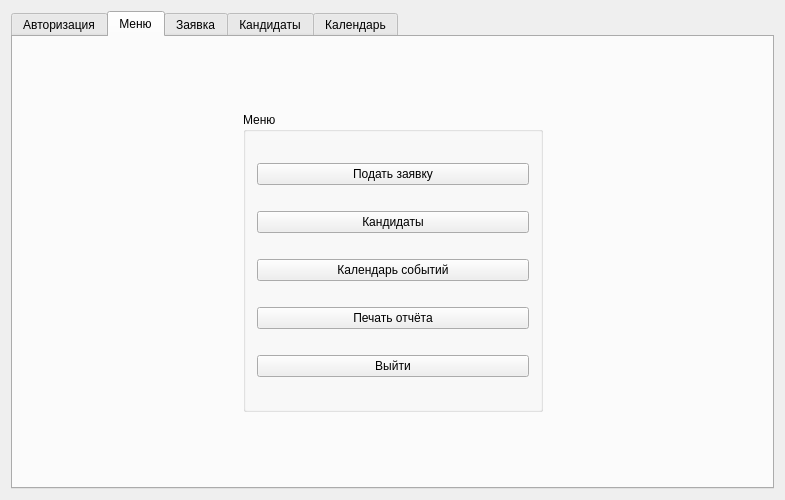
<?xml version="1.0" encoding="UTF-8"?>
<ui version="4.0">
 <class>MainWindow</class>
 <widget class="QMainWindow" name="MainWindow">
  <property name="enabled">
   <bool>true</bool>
  </property>
  <property name="geometry">
   <rect>
    <x>0</x>
    <y>0</y>
    <width>785</width>
    <height>500</height>
   </rect>
  </property>
  <property name="windowTitle">
   <string>Подбор кандидатов</string>
  </property>
  <widget class="QWidget" name="centralWidget">
   <layout class="QGridLayout" name="gridLayout_7">
    <item row="0" column="0">
     <widget class="QTabWidget" name="tabWidget">
      <property name="currentIndex">
       <number>1</number>
      </property>
      <widget class="QWidget" name="tabAuth">
       <attribute name="title">
        <string>Авторизация</string>
       </attribute>
       <layout class="QGridLayout" name="gridLayout_2">
        <item row="2" column="1">
         <spacer name="verticalSpacer_2">
          <property name="orientation">
           <enum>Qt::Vertical</enum>
          </property>
          <property name="sizeHint" stdset="0">
           <size>
            <width>20</width>
            <height>40</height>
           </size>
          </property>
         </spacer>
        </item>
        <item row="1" column="0">
         <spacer name="horizontalSpacer">
          <property name="orientation">
           <enum>Qt::Horizontal</enum>
          </property>
          <property name="sizeHint" stdset="0">
           <size>
            <width>40</width>
            <height>20</height>
           </size>
          </property>
         </spacer>
        </item>
        <item row="1" column="2">
         <spacer name="horizontalSpacer_2">
          <property name="orientation">
           <enum>Qt::Horizontal</enum>
          </property>
          <property name="sizeType">
           <enum>QSizePolicy::Expanding</enum>
          </property>
          <property name="sizeHint" stdset="0">
           <size>
            <width>40</width>
            <height>20</height>
           </size>
          </property>
         </spacer>
        </item>
        <item row="0" column="1">
         <spacer name="verticalSpacer">
          <property name="orientation">
           <enum>Qt::Vertical</enum>
          </property>
          <property name="sizeHint" stdset="0">
           <size>
            <width>20</width>
            <height>40</height>
           </size>
          </property>
         </spacer>
        </item>
        <item row="1" column="1">
         <widget class="QGroupBox" name="groupBox">
          <property name="sizePolicy">
           <sizepolicy hsizetype="Fixed" vsizetype="Fixed">
            <horstretch>0</horstretch>
            <verstretch>0</verstretch>
           </sizepolicy>
          </property>
          <property name="minimumSize">
           <size>
            <width>300</width>
            <height>200</height>
           </size>
          </property>
          <property name="maximumSize">
           <size>
            <width>400</width>
            <height>300</height>
           </size>
          </property>
          <property name="baseSize">
           <size>
            <width>0</width>
            <height>0</height>
           </size>
          </property>
          <property name="title">
           <string>Авторизация</string>
          </property>
          <layout class="QGridLayout" name="gridLayout">
           <item row="0" column="0">
            <widget class="QLabel" name="label">
             <property name="text">
              <string>Логин</string>
             </property>
            </widget>
           </item>
           <item row="0" column="1">
            <widget class="QLineEdit" name="leLogin">
             <property name="text">
              <string/>
             </property>
            </widget>
           </item>
           <item row="1" column="0">
            <widget class="QLabel" name="label_2">
             <property name="text">
              <string>Пароль</string>
             </property>
            </widget>
           </item>
           <item row="1" column="1">
            <widget class="QLineEdit" name="lePassword">
             <property name="text">
              <string/>
             </property>
             <property name="echoMode">
              <enum>QLineEdit::Password</enum>
             </property>
            </widget>
           </item>
           <item row="2" column="0" colspan="2">
            <widget class="QPushButton" name="pbLogIn">
             <property name="text">
              <string>Войти</string>
             </property>
            </widget>
           </item>
          </layout>
         </widget>
        </item>
       </layout>
      </widget>
      <widget class="QWidget" name="tabMenu">
       <attribute name="title">
        <string>Меню</string>
       </attribute>
       <layout class="QGridLayout" name="gridLayout_8">
        <item row="0" column="1">
         <spacer name="verticalSpacer_3">
          <property name="orientation">
           <enum>Qt::Vertical</enum>
          </property>
          <property name="sizeHint" stdset="0">
           <size>
            <width>20</width>
            <height>54</height>
           </size>
          </property>
         </spacer>
        </item>
        <item row="1" column="0">
         <spacer name="horizontalSpacer_5">
          <property name="orientation">
           <enum>Qt::Horizontal</enum>
          </property>
          <property name="sizeHint" stdset="0">
           <size>
            <width>155</width>
            <height>20</height>
           </size>
          </property>
         </spacer>
        </item>
        <item row="1" column="1">
         <widget class="QGroupBox" name="groupBox_2">
          <property name="minimumSize">
           <size>
            <width>300</width>
            <height>300</height>
           </size>
          </property>
          <property name="title">
           <string>Меню</string>
          </property>
          <layout class="QGridLayout" name="gridLayout_6">
           <item row="0" column="0">
            <widget class="QPushButton" name="pbOrder">
             <property name="text">
              <string>Подать заявку</string>
             </property>
            </widget>
           </item>
           <item row="2" column="0">
            <widget class="QPushButton" name="pbCalendar">
             <property name="text">
              <string>Календарь событий</string>
             </property>
            </widget>
           </item>
           <item row="3" column="0">
            <widget class="QPushButton" name="pbPrint">
             <property name="text">
              <string>Печать отчёта</string>
             </property>
            </widget>
           </item>
           <item row="1" column="0">
            <widget class="QPushButton" name="pbCandidates">
             <property name="text">
              <string>Кандидаты</string>
             </property>
            </widget>
           </item>
           <item row="4" column="0">
            <widget class="QPushButton" name="pbLogOut">
             <property name="text">
              <string>Выйти</string>
             </property>
            </widget>
           </item>
          </layout>
         </widget>
        </item>
        <item row="1" column="2">
         <spacer name="horizontalSpacer_6">
          <property name="orientation">
           <enum>Qt::Horizontal</enum>
          </property>
          <property name="sizeHint" stdset="0">
           <size>
            <width>154</width>
            <height>20</height>
           </size>
          </property>
         </spacer>
        </item>
        <item row="2" column="1">
         <spacer name="verticalSpacer_4">
          <property name="orientation">
           <enum>Qt::Vertical</enum>
          </property>
          <property name="sizeHint" stdset="0">
           <size>
            <width>20</width>
            <height>53</height>
           </size>
          </property>
         </spacer>
        </item>
       </layout>
      </widget>
      <widget class="QWidget" name="tabOrder">
       <attribute name="title">
        <string>Заявка</string>
       </attribute>
       <layout class="QHBoxLayout" name="horizontalLayout">
        <item>
         <spacer name="horizontalSpacer_3">
          <property name="orientation">
           <enum>Qt::Horizontal</enum>
          </property>
          <property name="sizeType">
           <enum>QSizePolicy::MinimumExpanding</enum>
          </property>
          <property name="sizeHint" stdset="0">
           <size>
            <width>50</width>
            <height>20</height>
           </size>
          </property>
         </spacer>
        </item>
        <item>
         <layout class="QGridLayout" name="gridLayout_4" rowstretch="1,1,1,1,1,1,1,1">
          <property name="sizeConstraint">
           <enum>QLayout::SetDefaultConstraint</enum>
          </property>
          <property name="leftMargin">
           <number>0</number>
          </property>
          <property name="horizontalSpacing">
           <number>7</number>
          </property>
          <item row="0" column="1">
           <widget class="QLineEdit" name="leCorp">
            <property name="minimumSize">
             <size>
              <width>250</width>
              <height>0</height>
             </size>
            </property>
           </widget>
          </item>
          <item row="6" column="1">
           <widget class="QDateEdit" name="deEnd">
            <property name="minimumSize">
             <size>
              <width>250</width>
              <height>0</height>
             </size>
            </property>
           </widget>
          </item>
          <item row="3" column="0">
           <widget class="QLabel" name="label_6">
            <property name="maximumSize">
             <size>
              <width>100</width>
              <height>100</height>
             </size>
            </property>
            <property name="text">
             <string>З/П</string>
            </property>
           </widget>
          </item>
          <item row="1" column="1">
           <widget class="QLineEdit" name="lePlace">
            <property name="minimumSize">
             <size>
              <width>250</width>
              <height>0</height>
             </size>
            </property>
           </widget>
          </item>
          <item row="6" column="0">
           <widget class="QLabel" name="label_9">
            <property name="maximumSize">
             <size>
              <width>100</width>
              <height>100</height>
             </size>
            </property>
            <property name="text">
             <string>Дата окончания</string>
            </property>
           </widget>
          </item>
          <item row="2" column="0">
           <widget class="QLabel" name="label_5">
            <property name="maximumSize">
             <size>
              <width>100</width>
              <height>100</height>
             </size>
            </property>
            <property name="text">
             <string>Стаж</string>
            </property>
           </widget>
          </item>
          <item row="5" column="0">
           <widget class="QLabel" name="label_8">
            <property name="maximumSize">
             <size>
              <width>100</width>
              <height>100</height>
             </size>
            </property>
            <property name="text">
             <string>Дата подачи</string>
            </property>
           </widget>
          </item>
          <item row="1" column="0">
           <widget class="QLabel" name="label_4">
            <property name="maximumSize">
             <size>
              <width>100</width>
              <height>100</height>
             </size>
            </property>
            <property name="text">
             <string>Должность</string>
            </property>
           </widget>
          </item>
          <item row="2" column="1">
           <widget class="QLineEdit" name="leExp">
            <property name="minimumSize">
             <size>
              <width>250</width>
              <height>0</height>
             </size>
            </property>
           </widget>
          </item>
          <item row="5" column="1">
           <widget class="QDateEdit" name="deStart">
            <property name="minimumSize">
             <size>
              <width>250</width>
              <height>0</height>
             </size>
            </property>
           </widget>
          </item>
          <item row="0" column="0">
           <widget class="QLabel" name="label_3">
            <property name="maximumSize">
             <size>
              <width>100</width>
              <height>100</height>
             </size>
            </property>
            <property name="text">
             <string>ФИО</string>
            </property>
           </widget>
          </item>
          <item row="4" column="0">
           <widget class="QLabel" name="label_7">
            <property name="maximumSize">
             <size>
              <width>100</width>
              <height>100</height>
             </size>
            </property>
            <property name="text">
             <string>Пол</string>
            </property>
           </widget>
          </item>
          <item row="4" column="1">
           <widget class="QComboBox" name="cbSex">
            <property name="minimumSize">
             <size>
              <width>250</width>
              <height>0</height>
             </size>
            </property>
            <item>
             <property name="text">
              <string>Муж</string>
             </property>
            </item>
            <item>
             <property name="text">
              <string>Жен</string>
             </property>
            </item>
           </widget>
          </item>
          <item row="3" column="1">
           <widget class="QLineEdit" name="lePay">
            <property name="minimumSize">
             <size>
              <width>250</width>
              <height>0</height>
             </size>
            </property>
           </widget>
          </item>
          <item row="7" column="1">
           <widget class="QPushButton" name="pbApply">
            <property name="text">
             <string>Подать заявку</string>
            </property>
           </widget>
          </item>
          <item row="7" column="0">
           <widget class="QPushButton" name="pbCancel">
            <property name="text">
             <string>Отмена</string>
            </property>
           </widget>
          </item>
         </layout>
        </item>
        <item>
         <spacer name="horizontalSpacer_4">
          <property name="orientation">
           <enum>Qt::Horizontal</enum>
          </property>
          <property name="sizeType">
           <enum>QSizePolicy::MinimumExpanding</enum>
          </property>
          <property name="sizeHint" stdset="0">
           <size>
            <width>50</width>
            <height>20</height>
           </size>
          </property>
         </spacer>
        </item>
       </layout>
      </widget>
      <widget class="QWidget" name="tabCandidates">
       <attribute name="title">
        <string>Кандидаты</string>
       </attribute>
       <layout class="QGridLayout" name="gridLayout_3">
        <item row="4" column="1">
         <widget class="QPushButton" name="pbBack">
          <property name="sizePolicy">
           <sizepolicy hsizetype="Fixed" vsizetype="Fixed">
            <horstretch>0</horstretch>
            <verstretch>0</verstretch>
           </sizepolicy>
          </property>
          <property name="minimumSize">
           <size>
            <width>300</width>
            <height>0</height>
           </size>
          </property>
          <property name="maximumSize">
           <size>
            <width>400</width>
            <height>16777215</height>
           </size>
          </property>
          <property name="text">
           <string>Назад</string>
          </property>
         </widget>
        </item>
        <item row="3" column="0" colspan="4">
         <widget class="QTableWidget" name="tableWidget"/>
        </item>
        <item row="0" column="0" colspan="2">
         <widget class="QLineEdit" name="leSearch">
          <property name="minimumSize">
           <size>
            <width>0</width>
            <height>30</height>
           </size>
          </property>
         </widget>
        </item>
        <item row="0" column="3">
         <widget class="QPushButton" name="pbSearch">
          <property name="minimumSize">
           <size>
            <width>0</width>
            <height>30</height>
           </size>
          </property>
          <property name="text">
           <string>Найти</string>
          </property>
         </widget>
        </item>
        <item row="4" column="3">
         <widget class="QPushButton" name="pbSave">
          <property name="text">
           <string>Сохранить</string>
          </property>
         </widget>
        </item>
        <item row="4" column="2">
         <widget class="QPushButton" name="pbRemoveRow">
          <property name="text">
           <string>Удалить</string>
          </property>
         </widget>
        </item>
       </layout>
      </widget>
      <widget class="QWidget" name="tabCalendar">
       <attribute name="title">
        <string>Календарь</string>
       </attribute>
       <layout class="QGridLayout" name="gridLayout_5"/>
      </widget>
     </widget>
    </item>
   </layout>
  </widget>
 </widget>
 <layoutdefault spacing="6" margin="11"/>
 <tabstops>
  <tabstop>tabWidget</tabstop>
  <tabstop>leCorp</tabstop>
  <tabstop>lePlace</tabstop>
  <tabstop>leExp</tabstop>
  <tabstop>lePay</tabstop>
  <tabstop>cbSex</tabstop>
  <tabstop>deStart</tabstop>
  <tabstop>deEnd</tabstop>
  <tabstop>pbApply</tabstop>
  <tabstop>pbCancel</tabstop>
  <tabstop>pbLogIn</tabstop>
  <tabstop>pbCandidates</tabstop>
  <tabstop>pbOrder</tabstop>
  <tabstop>pbCalendar</tabstop>
  <tabstop>lePassword</tabstop>
  <tabstop>pbBack</tabstop>
  <tabstop>pbSearch</tabstop>
  <tabstop>leSearch</tabstop>
  <tabstop>tableWidget</tabstop>
  <tabstop>pbSave</tabstop>
  <tabstop>pbPrint</tabstop>
  <tabstop>pbLogOut</tabstop>
  <tabstop>leLogin</tabstop>
 </tabstops>
 <resources/>
 <connections/>
</ui>
